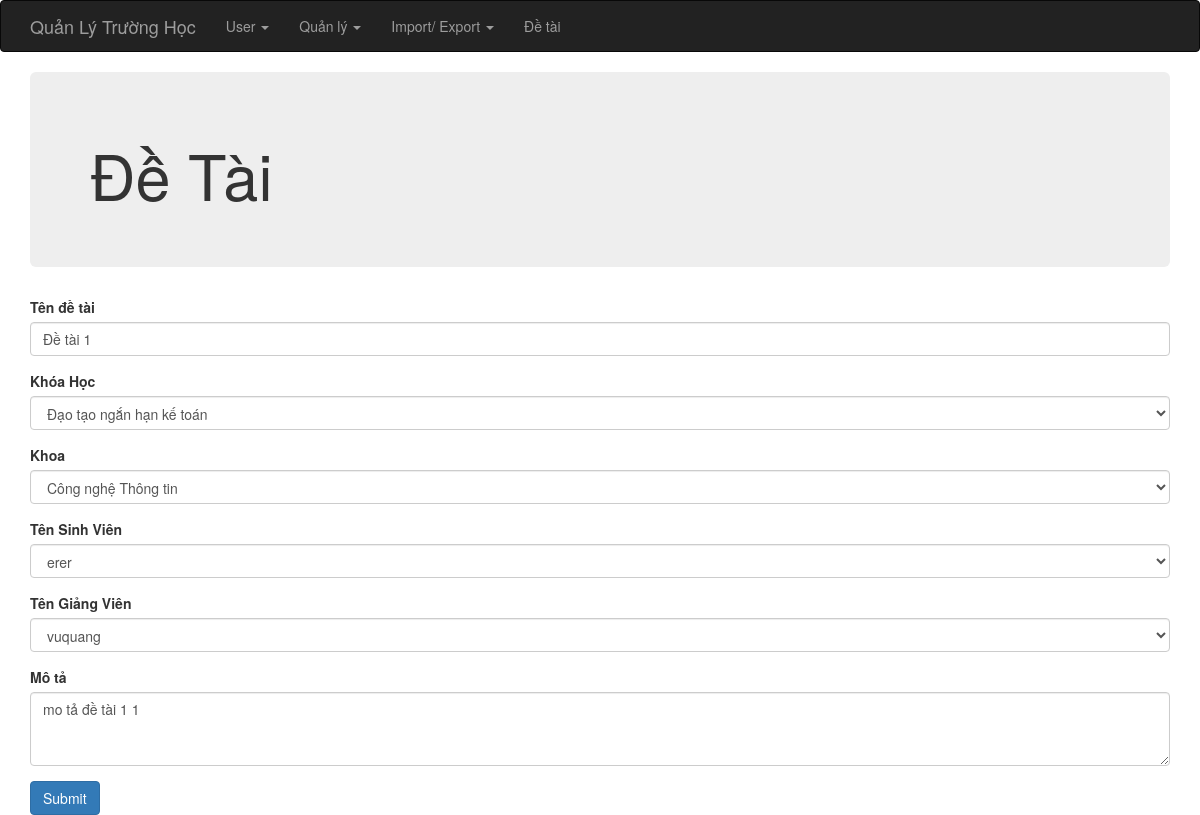
Screenshot of /index.php?op=detai_edit&id=1 with the database file from the repository.
### tables this page shows
CREATE TABLE IF NOT EXISTS `de_tai` (
  `id` int(6) unsigned NOT NULL AUTO_INCREMENT,
  `ten_dt` varchar(255) NOT NULL,
  `mota` text,
  `khoahoc_id` int(6) DEFAULT NULL,
  `khoa_id` int(6) DEFAULT NULL,
  `sinhvien_id` int(6) DEFAULT NULL,
  `giangvien_id` int(6) DEFAULT NULL,
  `created_at` date DEFAULT NULL,
  `updated_at` date DEFAULT NULL,
  `status` int(2) DEFAULT NULL,
  PRIMARY KEY (`id`)
);

CREATE TABLE IF NOT EXISTS `khoa_hoc` (
  `id` int(6) unsigned NOT NULL AUTO_INCREMENT,
  `ma_khoa_hoc` varchar(255) NOT NULL,
  `ten_khoa_hoc` varchar(255) NOT NULL,
  `khoa_id` int(6) DEFAULT NULL,
  `ghi_chu` varchar(255) DEFAULT NULL,
  `time_start` date DEFAULT NULL,
  `time_end` date DEFAULT NULL,
  PRIMARY KEY (`id`)
);

CREATE TABLE IF NOT EXISTS `khoa` (
  `id` int(6) unsigned NOT NULL AUTO_INCREMENT,
  `ten_khoa` varchar(255) NOT NULL,
  PRIMARY KEY (`id`)
);

CREATE TABLE IF NOT EXISTS `sinh_vien` (
  `id` int(6) unsigned NOT NULL AUTO_INCREMENT,
  `ma_sinh_vien` varchar(255) NOT NULL,
  `ho_ten` varchar(255) NOT NULL,
  `khoa_hoc_id` int(6) DEFAULT NULL,
  `chuong_trinh_id` int(6) DEFAULT NULL,
  `email` varchar(255) DEFAULT NULL,
  PRIMARY KEY (`id`)
);

CREATE TABLE IF NOT EXISTS `giang_vien` (
  `id` int(6) unsigned NOT NULL AUTO_INCREMENT,
  `ma_giang_vien` varchar(255) NOT NULL,
  `ho_ten` varchar(255) NOT NULL,
  `khoa_id` int(6) DEFAULT NULL,
  `bo_mon_id` int(6) DEFAULT NULL,
  `email` varchar(255) DEFAULT NULL,
  PRIMARY KEY (`id`)
);

### index.php (called while the page is built, shortened)
<?php
require_once 'controller/IndexController.php';
$controller = new IndexController();
$controller->handleRequest();
?>

### model/GVGateway.php (called while the page is built, shortened)
<?php
class GVGateway {
    public function selectAll($order, $start, $limit) {
        $dbOrder =  mysql_real_escape_string($order);
        $dbres = mysql_query("SELECT * FROM giang_vien ORDER BY $dbOrder ASC limit {$start},{$limit}");
        $data = array();
        while ( ($obj = mysql_fetch_object($dbres)) != NULL ) {
            $data[] = $obj;
        }
        return $data;
    }
}
?>

### model/GVService.php (called while the page is built, shortened)
<?php
require_once 'model/GVGateway.php';
class GVService {
    private $index = NULL;
    private $GVGateway    = NULL;
    public function __construct() {
        $this->index = new IndexService();
        $this->GVGateway = new GVGateway();
    }
    public function getAll($order, $start, $limit) {
        try {
            $this->index->openDb();
            $res = $this->GVGateway->selectAll($order, $start, $limit);
            $this->index->closeDb();
            return $res;
        } catch (Exception $e) {
            $this->index->closeDb();
            throw $e;
        }
    }
}
?>

### model/DTGateway.php (called while the page is built, shortened)
<?php
class DTGateway {
    public function selectById($id) {
        $dbId = mysql_real_escape_string($id);
        $dbres = mysql_query("SELECT * FROM de_tai WHERE id=$dbId");
        return mysql_fetch_object($dbres);
    }
}
?>

### model/DTService.php (called while the page is built, shortened)
<?php
require_once 'model/DTGateway.php';
class DTService {
    private $index = NULL;
    private $DTGateway    = NULL;
    public function __construct() {
        $this->index = new IndexService();
        $this->DTGateway = new DTGateway();
    }
    public function getId($id) {
        try {
            $this->index->openDb();
            $res = $this->DTGateway->selectById($id);
            $this->index->closeDb();
            return $res;
        } catch (Exception $e) {
            $this->index->closeDb();
            throw $e;
        }
    }
}
?>

### model/KhoaHocService.php (called while the page is built, shortened)
<?php
require_once 'model/KhoaHocGateway.php';
class KhoaHocService {
    private $index = NULL;
    private $khoahocGateway    = NULL;
    public function __construct() {
        $this->index = new IndexService();
        $this->khoahocGateway = new KhoaHocGateway();
    }
    public function getAll($order, $start, $limit) {
        try {
            $this->index->openDb();
            $res = $this->khoahocGateway->selectAll($order, $start, $limit);
            $this->index->closeDb();
            return $res;
        } catch (Exception $e) {
            $this->index->closeDb();
            throw $e;
        }
    }
}
?>

### model/KhoaHocGateway.php (called while the page is built, shortened)
<?php
class KhoaHocGateway {
    public function selectAll($order, $start, $limit) {
        $dbOrder =  mysql_real_escape_string($order);
        $dbres = mysql_query("SELECT * FROM khoa_hoc ORDER BY $dbOrder ASC limit {$start},{$limit}");
        $data = array();
        while ( ($obj = mysql_fetch_object($dbres)) != NULL ) {
            $data[] = $obj;
        }
        return $data;
    }
}
?>

### model/KhoaService.php (called while the page is built, shortened)
<?php
require_once 'model/KhoaGateway.php';
class KhoaService {
    private $index = NULL;
    private $khoaGateway    = NULL;
    public function __construct() {
        $this->index = new IndexService();
        $this->khoaGateway = new KhoaGateway();
    }
    public function getAll($order, $start, $limit) {
        try {
            $this->index->openDb();
            $res = $this->khoaGateway->selectAll($order, $start, $limit);
            $this->index->closeDb();
            return $res;
        } catch (Exception $e) {
            $this->index->closeDb();
            throw $e;
        }
    }
}
?>

### model/KhoaGateway.php (called while the page is built, shortened)
<?php
class KhoaGateway {
    public function selectAll($order, $start, $limit) {
        $dbOrder =  mysql_real_escape_string($order);
        $dbres = mysql_query("SELECT * FROM khoa ORDER BY $dbOrder ASC limit {$start},{$limit}");
        $data = array();
        while ( ($obj = mysql_fetch_object($dbres)) != NULL ) {
            $data[] = $obj;
        }
        return $data;
    }
}
?>

### model/SVService.php (called while the page is built, shortened)
<?php
require_once 'model/SVGateway.php';
class SVService {
    private $index = NULL;
    private $SVGateway    = NULL;
    public function __construct() {
        $this->index = new IndexService();
        $this->SVGateway = new SVGateway();
    }
    public function getAll($order, $start, $limit) {
        try {
            $this->index->openDb();
            $res = $this->SVGateway->selectAll($order, $start, $limit);
            $this->index->closeDb();
            return $res;
        } catch (Exception $e) {
            $this->index->closeDb();
            throw $e;
        }
    }
}
?>

### model/SVGateway.php (called while the page is built, shortened)
<?php
class SVGateway {
    public function selectAll($order, $start, $limit) {
        $dbOrder =  mysql_real_escape_string($order);
        $dbres = mysql_query("SELECT * FROM sinh_vien ORDER BY $dbOrder ASC limit {$start},{$limit}");
        $data = array();
        while ( ($obj = mysql_fetch_object($dbres)) != NULL ) {
            $data[] = $obj;
        }
        return $data;
    }
}
?>

### view/detai/form.php (the view, shortened to what this page needs)
<?php require_once(realpath($_SERVER["DOCUMENT_ROOT"]) .'/school/view/include/header.php');?>
<div class="container">
    <div class="jumbotron">
        <h1>Đề Tài</h1>
    </div>
    <form method="POST" action="">
        <div class="form-group">
            <label for="name">Tên đề tài</label>
            <input type="text" name="ten" class="form-control" value="<?php if (isset($data)) echo $data->ten_dt; ?>"/>
        </div>
        <div class="form-group">
            <label for="name">Khóa Học</label>
            <select name="khoahoc" id="" class="form-control">
                <?php foreach ($KHList as $kh) :?>
                    <option <?php if (isset($data)) { if ($data->khoahoc_id == $kh->id) {echo 'selected';} } ?> value="<?php echo $kh->id; ?>"><?php echo $kh->ten_khoa_hoc; ?></option>
                <?php endforeach; ?>
            </select>
        </div>
        <div class="form-group">
            <label for="name">Khoa </label>
            <select name="khoa" id="" class="form-control">
                <?php foreach ($khoaList as $kh) :?>
                    <option <?php if (isset($data)) { if ($data->khoa_id == $kh->id) {echo 'selected';} } ?> value="<?php echo $kh->id; ?>"><?php echo $kh->ten_khoa; ?></option>
                <?php endforeach; ?>
            </select>
        </div>
        <div class="form-group">
            <label for="name">Tên Sinh Viên</label>
            <select name="sinhvien" id="" class="form-control">
                <?php foreach ($SVList as $kh) :?>
                    <option <?php if (isset($data)) { if ($data->sinhvien_id == $kh->id) {echo 'selected';} } ?> value="<?php echo $kh->id; ?>"><?php echo $kh->ho_ten; ?></option>
                <?php endforeach; ?>
            </select>
        </div>
        <div class="form-group">
            <label for="name">Tên Giảng Viên</label>
            <select name="giangvien" id="" class="form-control">
                <?php foreach ($GVList as $kh) :?>
                    <option <?php if (isset($data)) { if ($data->giangvien_id == $kh->id) {echo 'selected';} } ?> value="<?php echo $kh->id; ?>"><?php echo $kh->ho_ten; ?></option>
                <?php endforeach; ?>
            </select>
        </div>
        <div class="form-group">
            <label for="phone">Mô tả</label><br/>
            <textarea name="mota" class="form-control" rows="3"><?php if (isset($data)) echo $data->mota; ?></textarea>
        </div>
        <input type="submit" value="Submit" class="btn btn-primary"/>
    </form>
</div>
<?php require_once(realpath($_SERVER["DOCUMENT_ROOT"]) .'/school/view/include/footer.php');?>

### rows the page displays
de_tai: ten "Đề tài 1", khoahoc "Đạo tạo ngắn hạn kế toán", khoa "Công nghệ Thông tin", sinhvien "erer", giangvien "vuquang", mota "mo tả đề tài 1 1"
